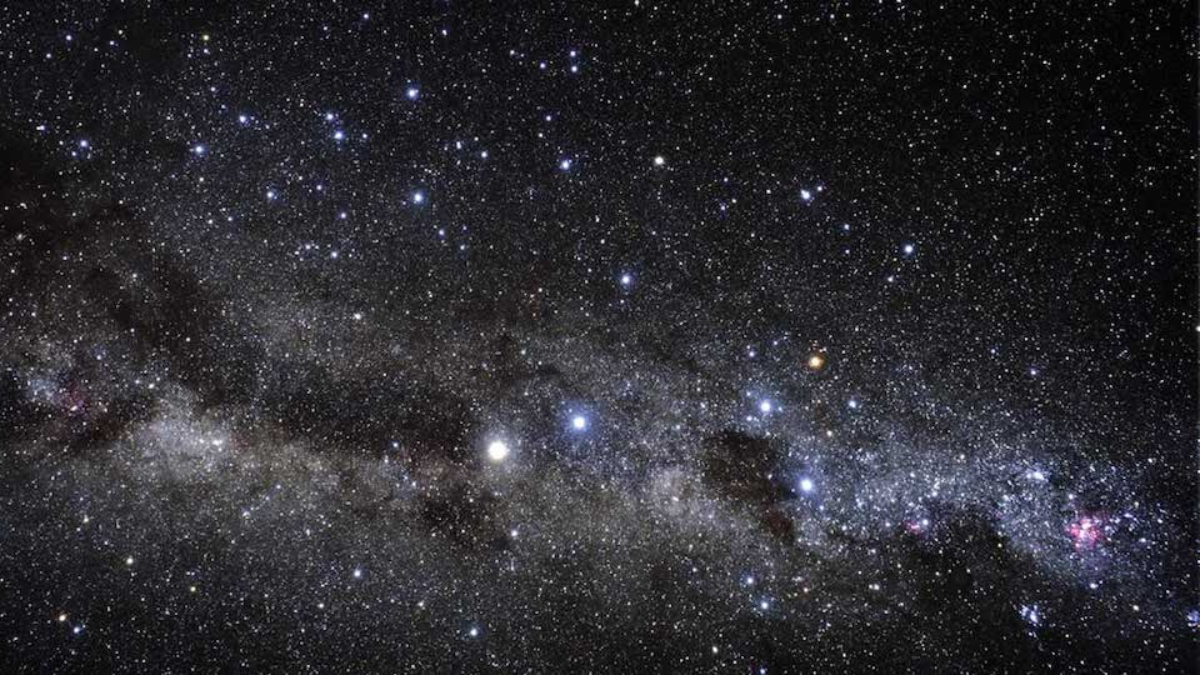
#> input picture Images/2.jpg, 1200 x 675 px
$ python -i image_compress.py   (imports and definitions only)
#> lines starting #> are read from the running program, lines starting #| are printed output that depends on the picture
import cv2
import numpy as np
import pywt
import imageio
import os

# Compresses an image using wavelet-based transformation.
# This method targets high-frequency components for compression
# while preserving low-frequency (perceptually important) parts.
#
# Parameters:
# - input_path: path to the input image file (e.g., PNG or JPEG).
# - output_path: where to save the compressed image (e.g., WebP).
# - wavelet: type of wavelet to use (default: 'haar'; others like 'db1', 'coif1' are supported).
# - level: number of decomposition levels for the wavelet transform.
# - quant_level: quantization strength; higher = more compression/loss.
#
# Process:
# 1. Convert image to YUV (better for perceptual compression).
# 2. Apply wavelet transform to each channel.
# 3. Quantize high-frequency details to reduce file size.
# 4. Reconstruct and save the compressed result.
def compress_image_wavelet(input_path, output_path, wavelet='haar', level=2, quant_level=30):
    # Load color image (BGR)
#> called with input_path = 'Images/2.jpg', output_path = 'out.png', wavelet = 'haar', level = 2, quant_level = 30
    img = cv2.imread(input_path)
#> img is the input picture: shape (675, 1200, 3); mean B, G, R 47.6, 42.8, 43.5
    img = cv2.cvtColor(img, cv2.COLOR_BGR2RGB)

    # Convert to YUV (better for visual compression)
    img_yuv = cv2.cvtColor(img, cv2.COLOR_RGB2YUV)
#> img_yuv: shape (675, 1200, 3); mean of channels 0, 1, 2 43.6, 129.9, 128
    channels = cv2.split(img_yuv)

    compressed_channels = []

    for channel in channels:
        # Perform multi-level wavelet decomposition
        coeffs = pywt.wavedec2(channel, wavelet=wavelet, level=level)
        coeffs_quant = []

        for i, c in enumerate(coeffs):
            if i == 0:
                # Approximation (low freq): keep as is
                coeffs_quant.append(c)
            else:
                # Details (high freq): quantize aggressively
                cH, cV, cD = c
                cH_q = np.round(cH / quant_level)
                cV_q = np.round(cV / quant_level)
                cD_q = np.round(cD / quant_level)
                coeffs_quant.append((cH_q, cV_q, cD_q))

        # Reconstruct
        compressed = pywt.waverec2(coeffs_quant, wavelet=wavelet)
        compressed = np.clip(compressed, 0, 255).astype(np.uint8)
        compressed_channels.append(compressed)
#> this loop made 3 passes
#> pass 1, in compress_image_wavelet, `compressed = pywt.waverec2(coeffs_quant, wavelet=wavelet)`:
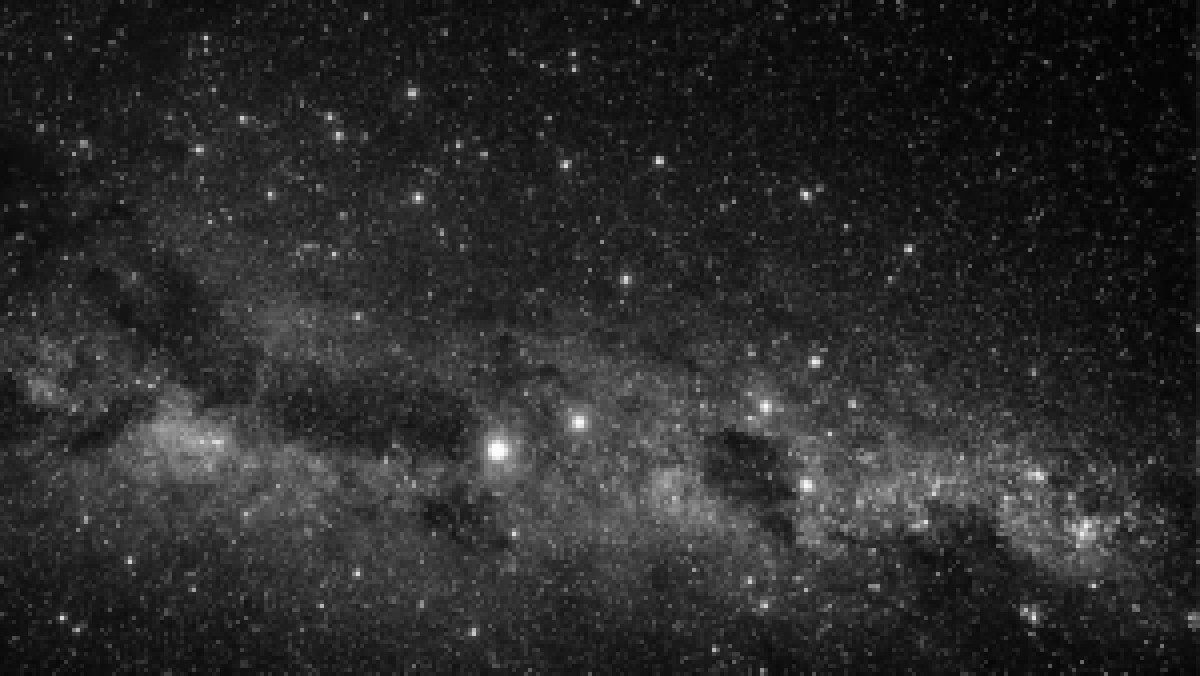
#> compressed: shape (676, 1200) float64; min 3, max 252.8, mean 43.6
#> pass 2, in compress_image_wavelet, `compressed = pywt.waverec2(coeffs_quant, wavelet=wavelet)`:
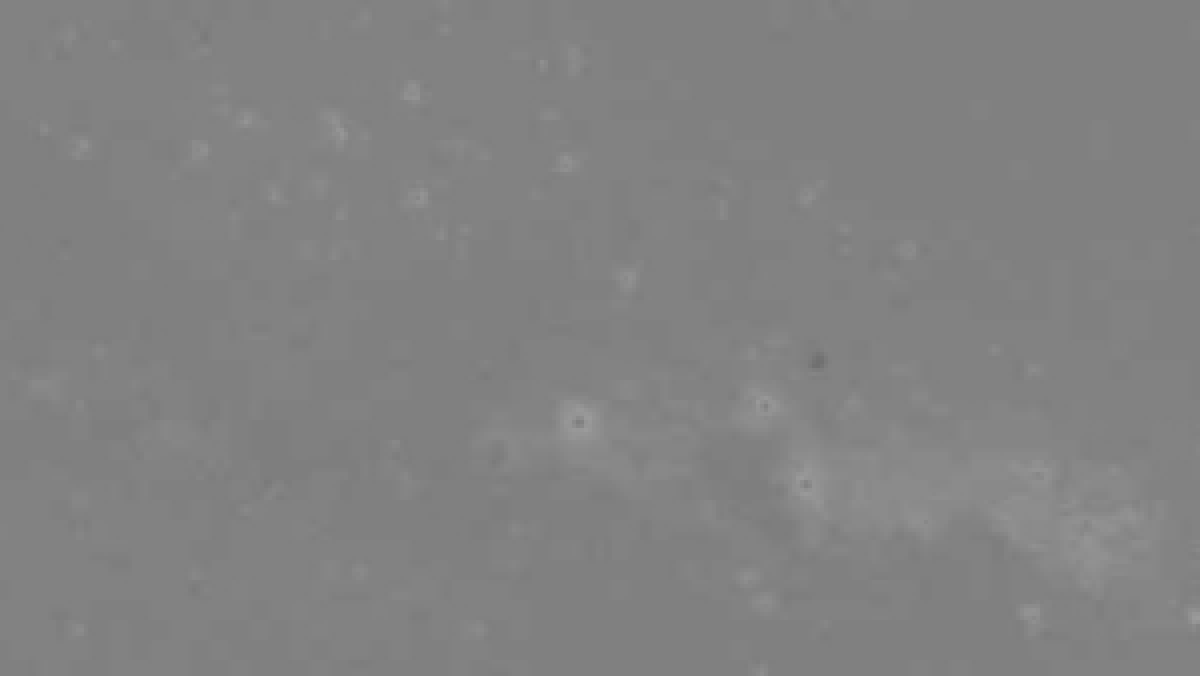
#> compressed: shape (676, 1200) float64; min 112.1, max 155.7, mean 129.9
#> after the loop, compressed_channels = 3 items

    # Merge and convert back
    compressed_yuv = cv2.merge(compressed_channels)
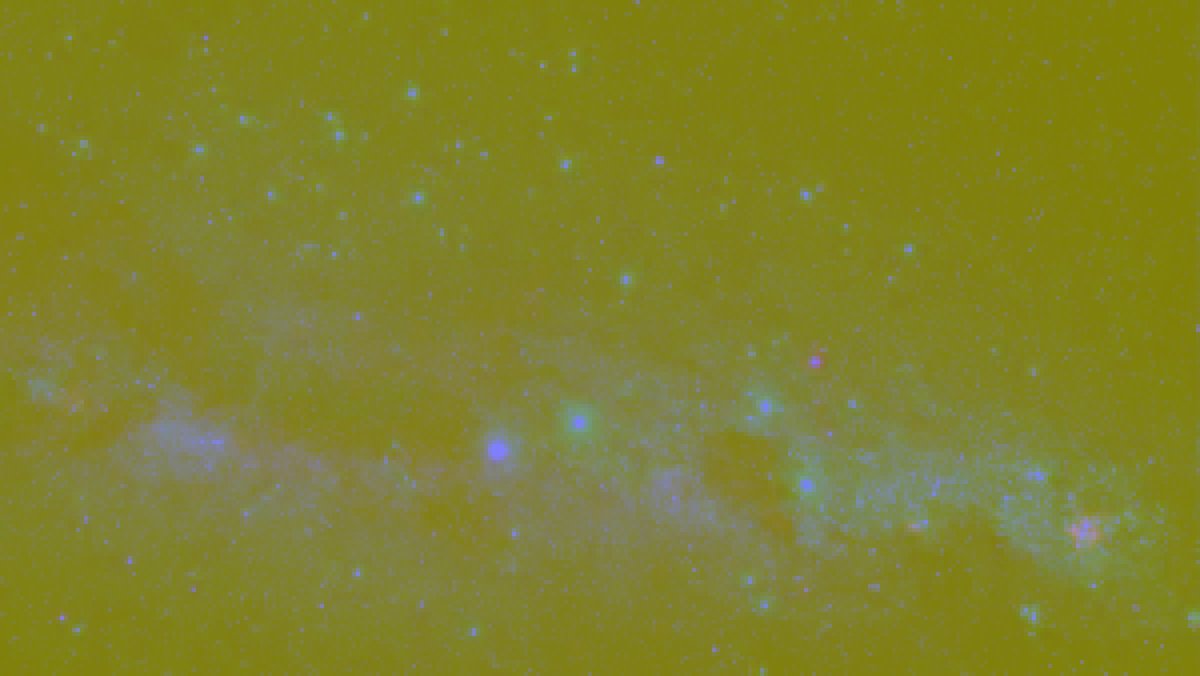
#> compressed_yuv: shape (676, 1200, 3); mean of channels 0, 1, 2 43.1, 129.8, 127.9; drawn as B, G, R
    compressed_rgb = cv2.cvtColor(compressed_yuv, cv2.COLOR_YUV2RGB)

    # Save as high-efficiency format (WebP or PNG)
    imageio.imwrite(output_path, compressed_rgb, format='WEBP', quality=85)
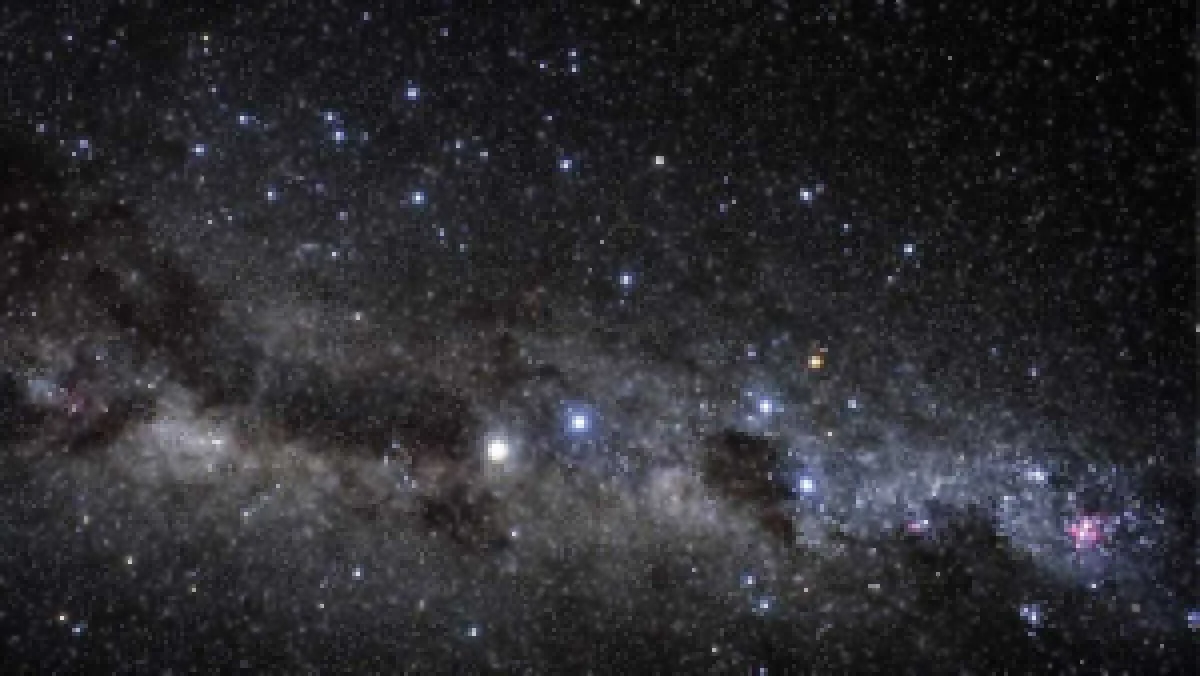
#> saved as out.png: shape (676, 1200, 3); mean R, G, B 42.9, 42.5, 46.6
    print(f"Wavelet-compressed image saved to {output_path}")


#if __name__ == "__main__":
#    compress_image_wavelet("Images/good5.png", "wavelet_compressed.webp")

>>> result = compress_image_wavelet('Images/2.jpg', 'out.png')

$ run again, on Images/4.jpg
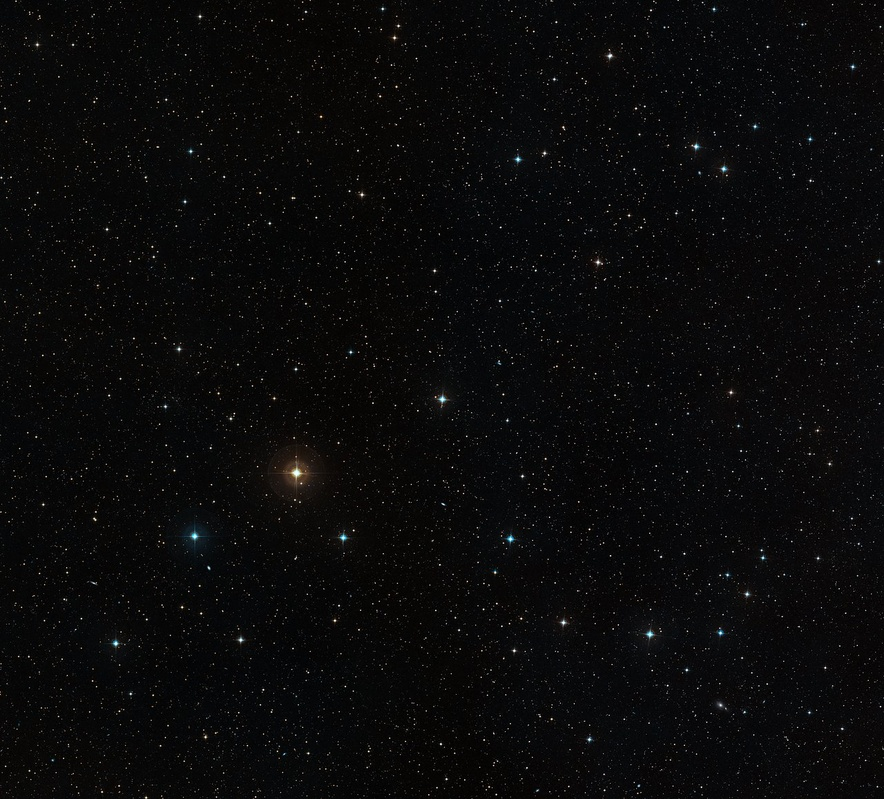
#> input picture Images/4.jpg, 884 x 799 px, shrunk from 1280 x 1157 before the run
#> in compress_image_wavelet, img is the input picture: shape (799, 884, 3); mean B, G, R 10.1, 9.9, 10
#> img_yuv: shape (799, 884, 3); mean of channels 0, 1, 2 9.9, 128.1, 128.1
#> the loop in compress_image_wavelet, `for channel in channels:` made 3 passes
#> after the loop in compress_image_wavelet, `for channel in channels:`: compressed_channels = 3 items
#> in compress_image_wavelet, `compressed_yuv = cv2.merge(compressed_channels)`:
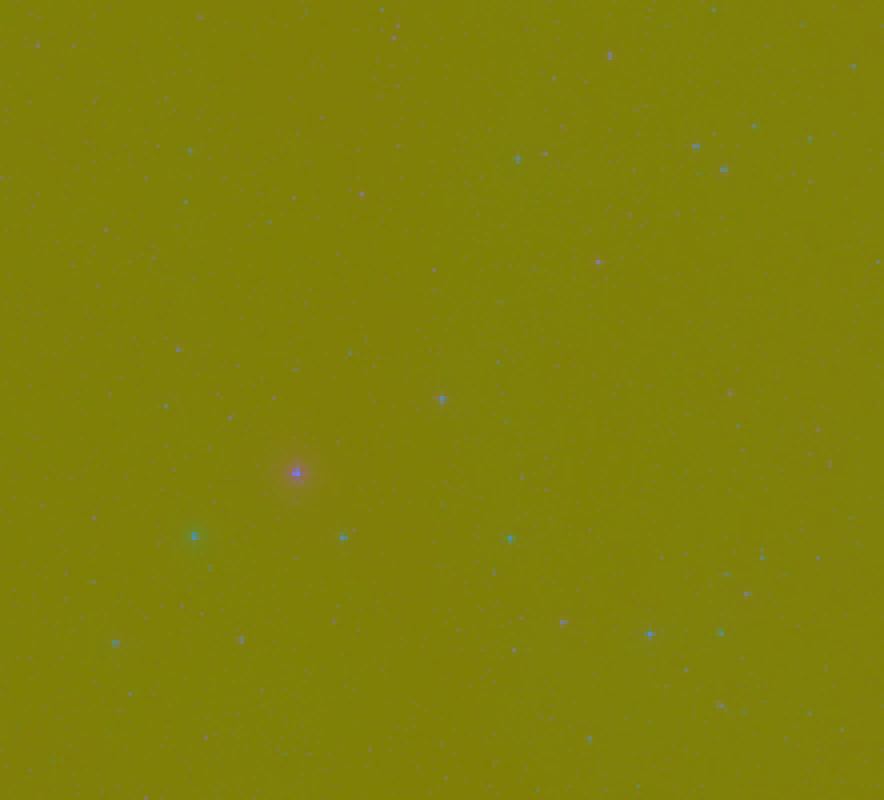
#> compressed_yuv: shape (800, 884, 3); mean of channels 0, 1, 2 9.4, 128, 127.9; drawn as B, G, R

$ run again, on Images/7.jpg
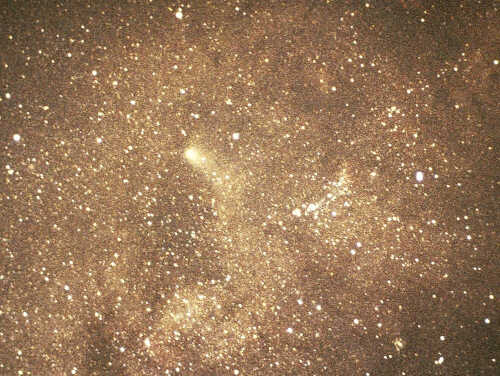
#> input picture Images/7.jpg, 500 x 376 px
#> in compress_image_wavelet, img is the input picture: shape (376, 500, 3); mean B, G, R 87.1, 118.1, 150.5
#> img_yuv: shape (376, 500, 3); mean of channels 0, 1, 2 124.3, 109.7, 150.9
#> the loop in compress_image_wavelet, `for channel in channels:` made 3 passes
#> pass 1, in compress_image_wavelet, `compressed = pywt.waverec2(coeffs_quant, wavelet=wavelet)`:
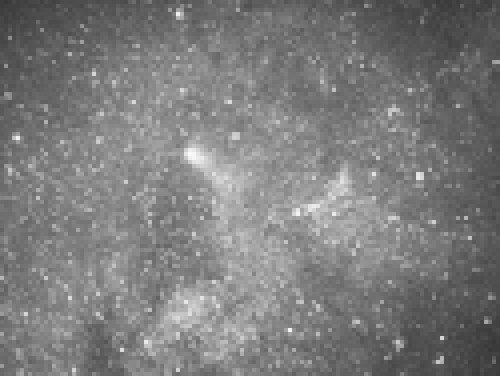
#> compressed: shape (376, 500) float64; min 55.63, max 250.4, mean 124.3
#> after the loop in compress_image_wavelet, `for channel in channels:`: compressed_channels = 3 items
#> in compress_image_wavelet, `compressed_rgb = cv2.cvtColor(compressed_yuv, cv2.COLOR_YUV2RGB)`:
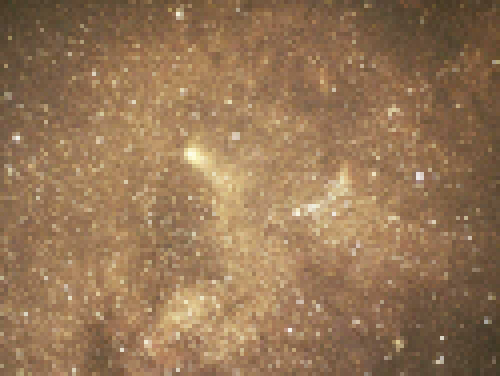
#> compressed_rgb: shape (376, 500, 3); mean R, G, B 149.8, 118, 85.9

$ run again, on Images/8.jpg
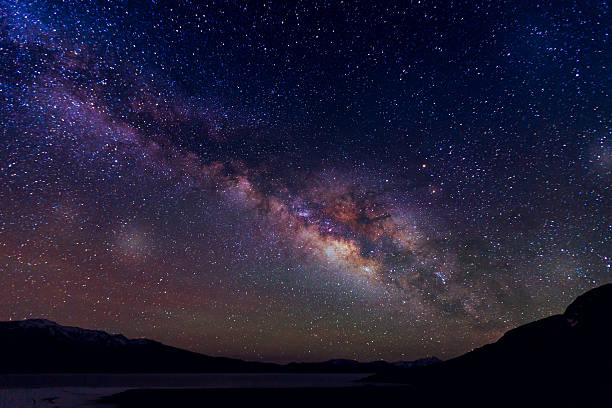
#> input picture Images/8.jpg, 612 x 408 px
#> in compress_image_wavelet, img is the input picture: shape (408, 612, 3); mean B, G, R 55, 31, 34.7
#> img_yuv: shape (408, 612, 3); mean of channels 0, 1, 2 34.9, 137.8, 127.9
#> the loop in compress_image_wavelet, `for channel in channels:` made 3 passes
#> pass 1, in compress_image_wavelet, `compressed = pywt.waverec2(coeffs_quant, wavelet=wavelet)`:
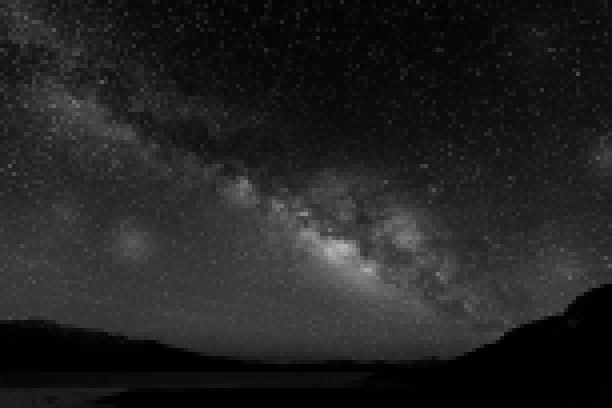
#> compressed: shape (408, 612) float64; min 0.625, max 182.3, mean 34.9
#> after the loop in compress_image_wavelet, `for channel in channels:`: compressed_channels = 3 items
#> in compress_image_wavelet, `compressed_rgb = cv2.cvtColor(compressed_yuv, cv2.COLOR_YUV2RGB)`:
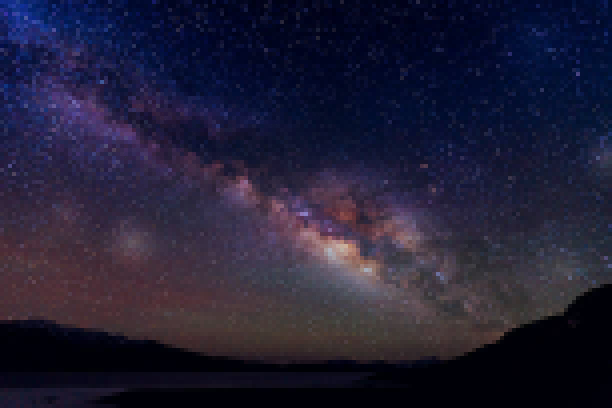
#> compressed_rgb: shape (408, 612, 3); mean R, G, B 33.9, 30.9, 53.7
